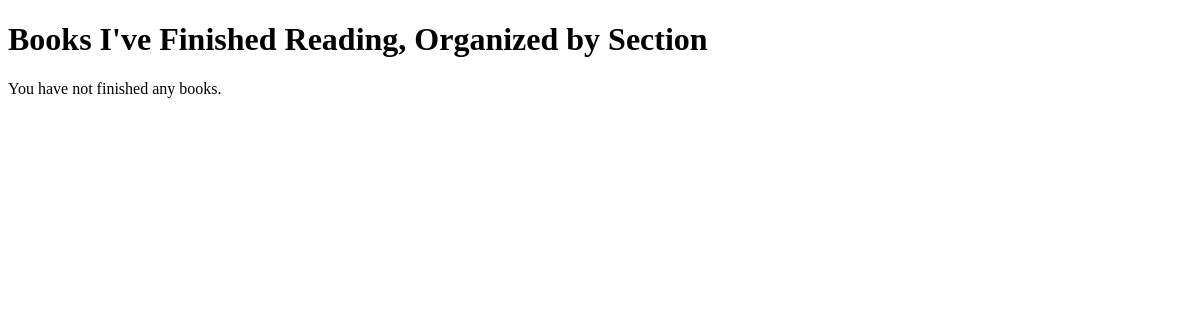
Before: /books/finished/by-section (signed in) with the older database file.
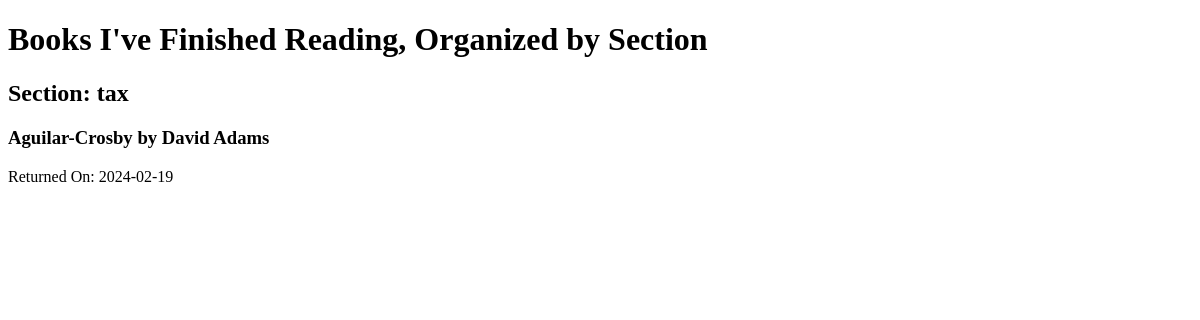
After: the same page with the newer database file.
### models.py (models this page shows, shortened)
class UserBook(db.Model):
    __tablename__ = "userbook"
    id = Column(Integer, primary_key=True)
    user_id = Column(Integer, ForeignKey('user.id'), nullable=False)
    book_id = Column(Integer, ForeignKey('book.id'), nullable=False)
    t_request = Column(DateTime, default=datetime.utcnow, nullable=False)
    t_return = Column(DateTime, nullable=True)
    t_deadline = Column(DateTime, nullable=True)
    is_approved = Column(Boolean, default=False)
    is_rejected = Column(Boolean, default=False)
    user = db.relationship('User', back_populates='user_books')
    book = db.relationship('Book', back_populates='user_books')

class Section(db.Model):
    __tablename__ = "section"
    id = Column(Integer, primary_key=True)
    name = Column(String(50), nullable=False)
    desc = Column(Text, nullable=True)
    books = db.relationship('Book', backref='section', lazy=True)

class Book(db.Model):
    __table_name__ = "book"
    id = Column(Integer, primary_key=True)
    name = Column(String(100), nullable=False)
    content = Column(Text, nullable=False)
    author = Column(String(100), nullable=False)
    section_id = Column(Integer, ForeignKey('section.id'), nullable=False)
    user_books = db.relationship('UserBook', back_populates='book', lazy=True)

### app.py (the view)
@app.route('/books/finished/by-section')
def view_finished_books_by_section():
    user_id = session.get('user_id')
    if not user_id:
        flash('Please login to view your finished books by section', 'error')
        return redirect(url_for('login'))
    finished_books = db.session.query(UserBook, Book, Section).join(Book, UserBook.book_id == Book.id).join(Section, Book.section_id == Section.id).filter(UserBook.user_id == user_id, UserBook.t_return != None).all()
    books_by_section = {}
    for user_book, book, section in finished_books:
        if section.name not in books_by_section:
            books_by_section[section.name] = []
        books_by_section[section.name].append({'book': book, 'user_book': user_book})
    return render_template('users/finished_books_by_section.html', books_by_section=books_by_section)

### templates/users/finished_books_by_section.html (shortened to what this page needs)
<!DOCTYPE html>
<html lang="en">
<head>
</head>
<body>
    <h1>Books I've Finished Reading, Organized by Section</h1>
    {% if books_by_section %}
        {% for section, books in books_by_section.items() %}
            <h2>Section: {{ section }}</h2>
            {% for item in books %}
            <div>
                <h3>{{ item.book.name }} by {{ item.book.author }}</h3>
                <p>Returned On: {{ item.user_book.t_return.strftime('%Y-%m-%d') }}</p>
            </div>
            {% endfor %}
        {% endfor %}
    {% else %}
    <p>You have not finished any books.</p>
    {% endif %}
</body>
</html>

Changed rows visible on the page:
added UserBook: name "tax", user_book.t_return "2024-02-19"
now on this page (row edited): Book: book.name "Aguilar-Crosby", book.author "David Adams"
Other visible differences:
text no longer shown: "You have not finished any books."
